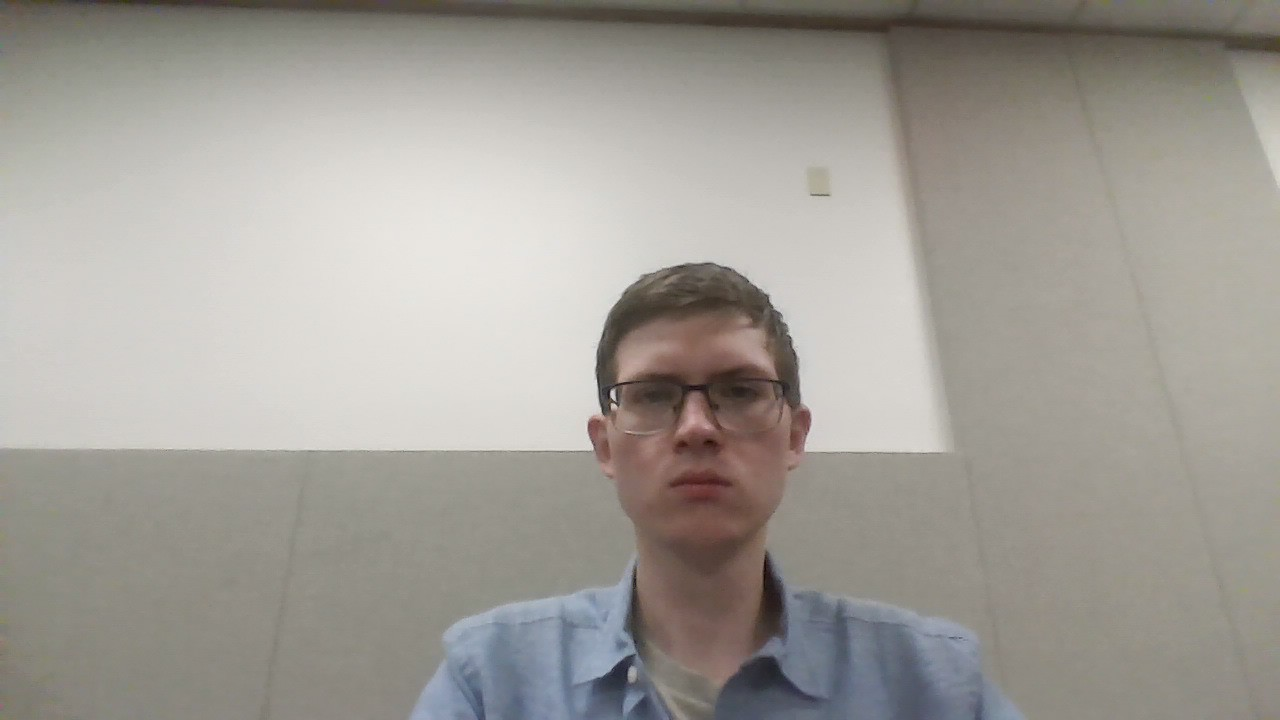
#> input picture data/known_faces/kaden/kaden_1.jpg, 1280 x 720 px; its folder holds only this picture in this run
$ python enroll.py
#> lines starting #> are read from the running program, lines starting #| are printed output that depends on the picture
import argparse
import json
from pathlib import Path

import cv2
import numpy as np


def build_parser() -> argparse.ArgumentParser:
    # This script trains a local model from labeled images on disk.
    parser = argparse.ArgumentParser(
        description="Train a local face-recognition model from images in data/known_faces."
    )
    parser.add_argument(
        "--input",
        default="data/known_faces",
        help="Folder with one subfolder per person, each containing face images.",
    )
    parser.add_argument(
        "--model",
        default="data/model.yml",
        help="Where to save the trained face-recognition model.",
    )
    parser.add_argument(
        "--labels",
        default="data/labels.json",
        help="Where to save the numeric label-to-name mapping.",
    )
    return parser


def create_face_recognizer():
    # LBPH is a simple OpenCV recognizer that works well for a class project.
    if not hasattr(cv2, "face"):
        raise RuntimeError(
            "cv2.face is not available. Install opencv-contrib-python to train the model."
        )
    return cv2.face.LBPHFaceRecognizer_create()


def largest_face(gray_image, detector):
    # If an image contains more than one face, use the biggest one as the main subject.
    faces = detector.detectMultiScale(gray_image, scaleFactor=1.1, minNeighbors=5, minSize=(40, 40))
    if len(faces) == 0:
        return None

    return max(faces, key=lambda face: face[2] * face[3])


def main() -> int:
    # Read the folder and output locations from the command line.
    args = build_parser().parse_args()
    input_dir = Path(args.input)
    model_path = Path(args.model)
    labels_path = Path(args.labels)

    if not input_dir.exists():
        print(f"Error: input folder does not exist: {input_dir}")
        return 1

    cascade_path = Path(cv2.data.haarcascades) / "haarcascade_frontalface_default.xml"
    detector = cv2.CascadeClassifier(str(cascade_path))
    if detector.empty():
        print(f"Error: could not load cascade file at {cascade_path}")
        return 1

    images = []
    labels = []
    label_map: dict[int, str] = {}
    next_label_id = 0

    # Each subfolder name becomes a person label, like data/known_faces/alex/.
    for person_dir in sorted(path for path in input_dir.iterdir() if path.is_dir()):
        person_name = person_dir.name
        label_id = next_label_id
        next_label_id += 1
        label_map[label_id] = person_name

        # Read every image in that person's folder and extract one face from each image.
        for image_path in sorted(person_dir.iterdir()):
            if image_path.suffix.lower() not in {".jpg", ".jpeg", ".png", ".bmp"}:
                continue

            image = cv2.imread(str(image_path))
#> image is the input picture: shape (720, 1280, 3); mean B, G, R 150.7, 157.1, 160.9
            if image is None:
                print(f"Skipping unreadable file: {image_path}")
                continue

            gray = cv2.cvtColor(image, cv2.COLOR_BGR2GRAY)
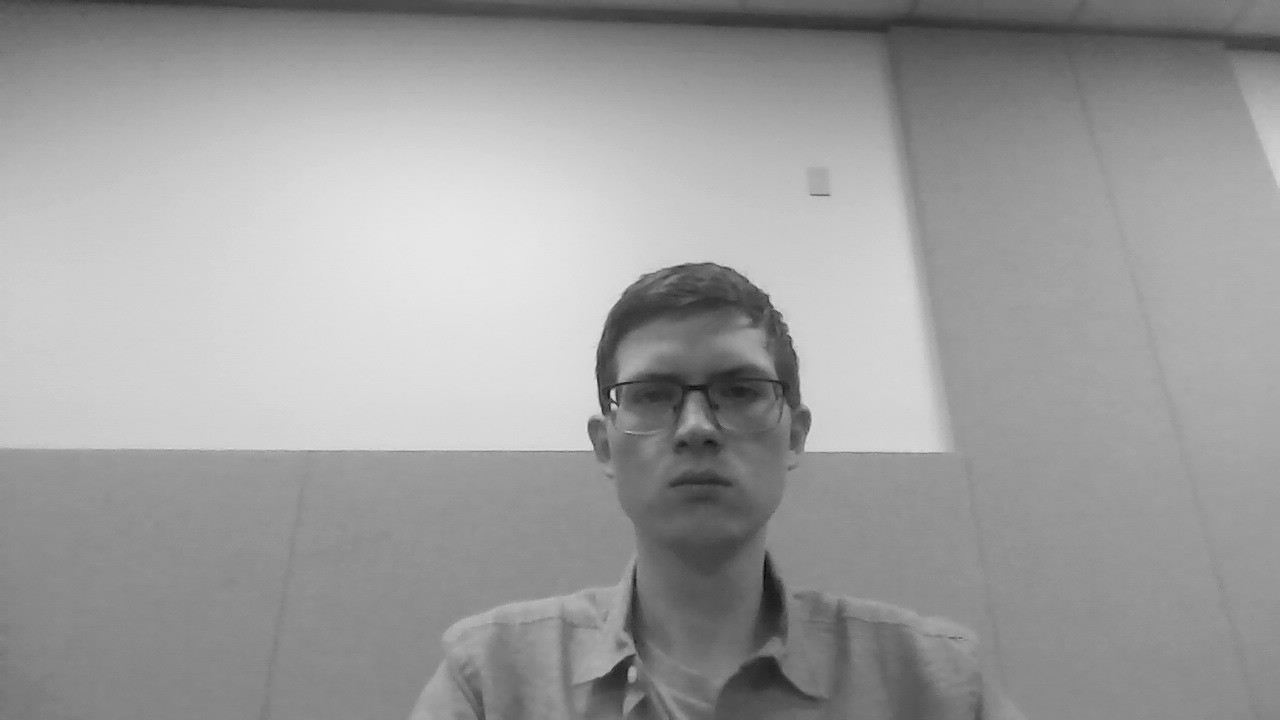
#> gray: shape (720, 1280); min 6, max 231, mean 157.5
            face_box = largest_face(gray, detector)
#> in largest_face, `faces = detector.detectMultiScale(gray_image, scaleFactor=1.1, minNeig..`: faces = [[583, 304, 228, 228]]
#> face_box = [583, 304, 228, 228]
            if face_box is None:
                print(f"No face found in {image_path}, skipping it.")
                continue

            x, y, w, h = face_box
#> x = 583; y = 304; w = 228; h = 228
            # Training works best when all faces are the same size.
            face_crop = gray[y : y + h, x : x + w]
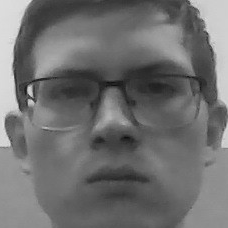
#> face_crop: shape (228, 228); min 14, max 231, mean 111.2
            face_crop = cv2.resize(face_crop, (200, 200))
#> face_crop: shape (200, 200)

            images.append(face_crop)
            labels.append(label_id)
#> pass 2 of the loop in main, `for person_dir in sorted(path for path in input_dir.iterdir() if path...`:
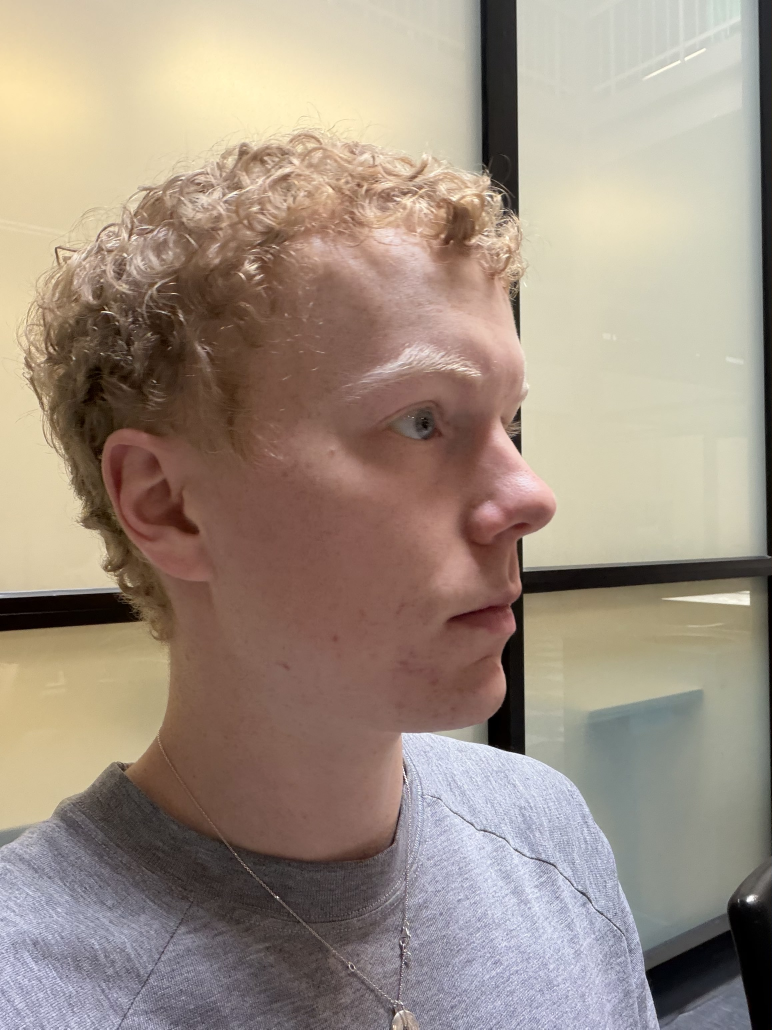
#> input picture data/known_faces/thane/thane_1.jpg, 2316 x 3088 px (shown at 1/3 size)
#> in main, image is the input picture: shape (3088, 2316, 3); mean B, G, R 131.2, 144.8, 159.9
#> in main, `gray = cv2.cvtColor(image, cv2.COLOR_BGR2GRAY)`:
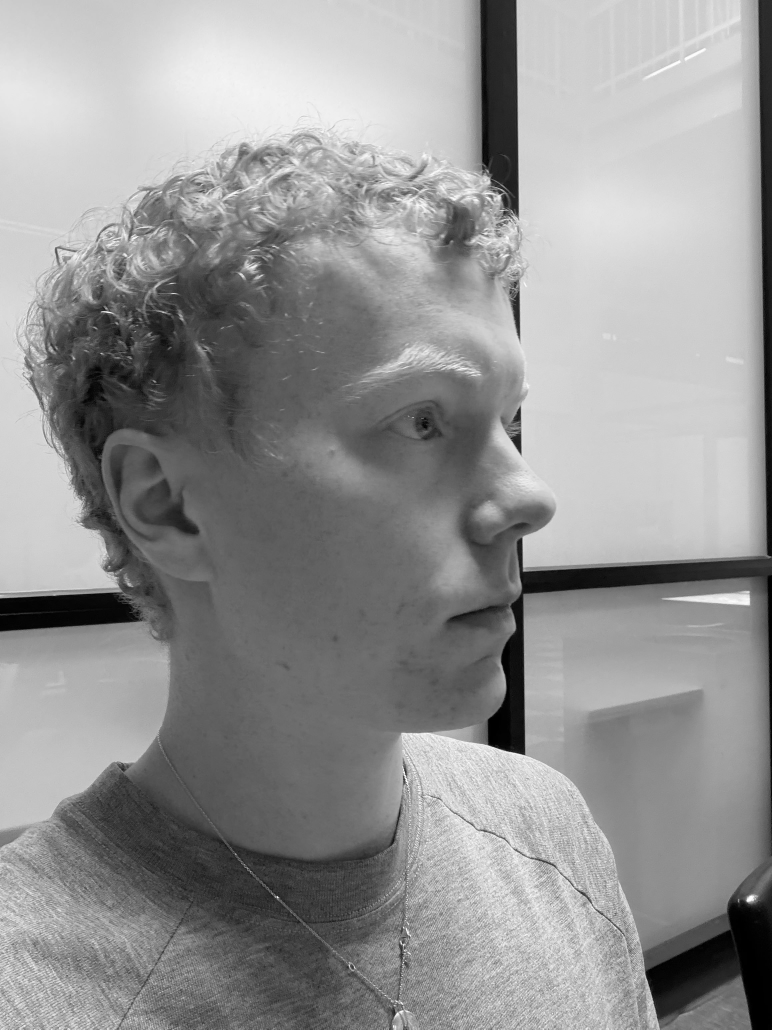
#> gray: shape (3088, 2316) (shown at 1/3 size); min 0, max 255, mean 147.8
#> face_box = [1833, 2893, 63, 63]
#> x = 1833; y = 2893; w = 63
#> in main, `face_crop = gray[y : y + h, x : x + w]`:
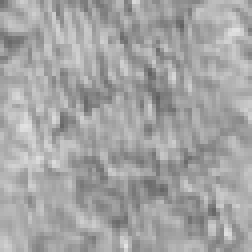
#> face_crop: shape (63, 63) (shown 4 times larger); min 95, max 228, mean 164

    if not images:
        print(f"Error: no usable face images found in {input_dir}")
        return 1

    # Train the model and save it locally so main.py can use it later.
    recognizer = create_face_recognizer()
    recognizer.train(images, np.array(labels, dtype=np.int32))

    model_path.parent.mkdir(parents=True, exist_ok=True)
    labels_path.parent.mkdir(parents=True, exist_ok=True)
    recognizer.save(str(model_path))
    with labels_path.open("w", encoding="utf-8") as file_handle:
        json.dump(label_map, file_handle, indent=2)

    print(f"Trained model saved to {model_path}")
    print(f"Label map saved to {labels_path}")
    print(f"Processed {len(images)} training images for {len(label_map)} people")
#| Processed 2 training images for 2 people
    return 0


if __name__ == "__main__":
    raise SystemExit(main())
#> (the program exits here)
